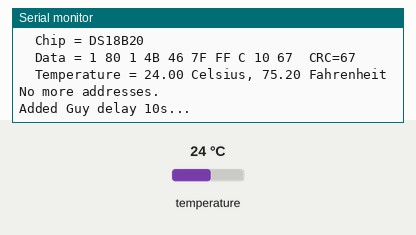
This sketch was run on a simulated Arduino Uno, built with avr-gcc and run on an emulated ATmega328P. Parts: the last lines printed to the serial monitor. Inputs (shaded band) come from the test bench; at power-on: temperature 24 °C.

Above: at 12.4 s.
12.5 s: temperature set to 12 °C
At 22.4 s:
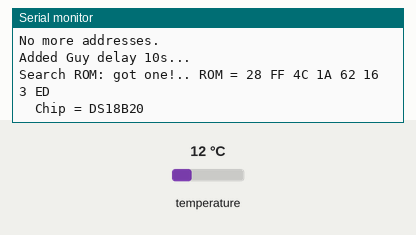
23.9 s: temperature set to 28 °C
At 34.5 s:
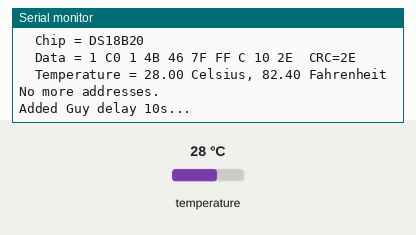
34.8 s: temperature set to 33 °C
At 44.8 s:
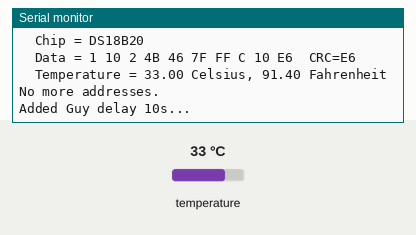
45.6 s: temperature set to 7 °C
At 56.1 s:
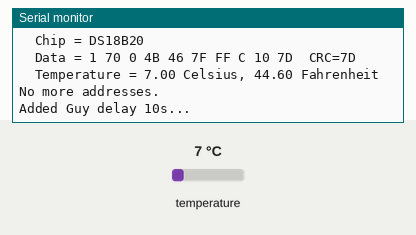
56.5 s: temperature set to 10 °C
At 67.0 s:
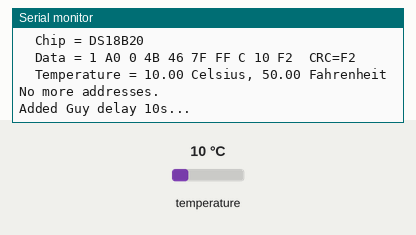
67.3 s: temperature set to 8 °C
At 77.7 s:
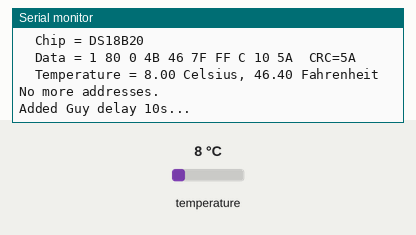
Timing chart, 0 to 79.2 s (numbered marks = the images above; inputs shaded):
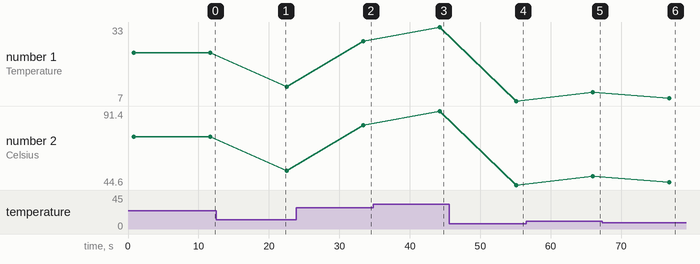

The sketch:

TestDS18B20_2_AlarmSearch.ino
```cpp
#include <OneWire.h>

// OneWire DS18S20, DS18B20, DS1822 Temperature Example
//
// http://www.pjrc.com/teensy/td_libs_OneWire.html
//
// The DallasTemperature library can do all this work for you!
// https://github.com/milesburton/Arduino-Temperature-Control-Library

OneWire  ds(10);  // on pin 10 (a 4.7K resistor is necessary)

void setup(void) {
  Serial.begin(9600);
}

void loop(void) {
  byte i;
  byte present = 0;
  byte type_s;
  byte data[12];
  byte addr[8];
  float celsius, fahrenheit;


  ds.reset();   // add Guy to give a pulse to trigger logic analyser
  delay(2);     // 1 should be enought (2x 480us) but to be sure


  if ( !ds.search(addr, 0)) {             // Guy added 0 (False to do conditional search)
    Serial.println("No more addresses.");
    //  Serial.println();
    ds.reset_search();
    Serial.println("Added Guy delay 10s...");
    Serial.println();
    delay(10000);
    return;
  }
  else {
    Serial.print("Search ROM: got one!.. ");
  }

  Serial.print("ROM =");
  for( i = 0; i < 8; i++) {
    Serial.write(' ');
    Serial.print(addr[i], HEX);
  }

  if (OneWire::crc8(addr, 7) != addr[7]) {
      Serial.println("CRC is not valid!");
      return;
  }
  Serial.println();

  // the first ROM byte indicates which chip
  switch (addr[0]) {
    case 0x10:
      Serial.println("  Chip = DS18S20");  // or old DS1820
      type_s = 1;
      break;
    case 0x28:
      Serial.println("  Chip = DS18B20");
      type_s = 0;
      break;
    case 0x22:
      Serial.println("  Chip = DS1822");
      type_s = 0;
      break;
    default:
      Serial.println("Device is not a DS18x20 family device.");
      return;
  }

  ds.reset();
  ds.select(addr);
  ds.write(0x44, 1);        // start conversion, with parasite power on at the end

  delay(750);     // maybe 750ms is enough, maybe not  YES Guy enough
  // we might do a ds.depower() here, but the reset will take care of it.

  present = ds.reset();
  ds.select(addr);
  ds.write(0xBE);         // Read Scratchpad

  Serial.print("  Data = ");
  Serial.print(present, HEX);
  Serial.print(" ");
  for ( i = 0; i < 9; i++) {           // we need 9 bytes
    data[i] = ds.read();
    Serial.print(data[i], HEX);
    Serial.print(" ");
  }
  Serial.print(" CRC=");
  Serial.print(OneWire::crc8(data, 8), HEX);
  Serial.println();

  // Convert the data to actual temperature
  // because the result is a 16 bit signed integer, it should
  // be stored to an "int16_t" type, which is always 16 bits
  // even when compiled on a 32 bit processor.
  int16_t raw = (data[1] << 8) | data[0];
  if (type_s) {
    raw = raw << 3; // 9 bit resolution default
    if (data[7] == 0x10) {
      // "count remain" gives full 12 bit resolution
      raw = (raw & 0xFFF0) + 12 - data[6];
    }
  } else {
    byte cfg = (data[4] & 0x60);
    // at lower res, the low bits are undefined, so let's zero them
    if (cfg == 0x00) raw = raw & ~7;  // 9 bit resolution, 93.75 ms
    else if (cfg == 0x20) raw = raw & ~3; // 10 bit res, 187.5 ms
    else if (cfg == 0x40) raw = raw & ~1; // 11 bit res, 375 ms
    //// default is 12 bit resolution, 750 ms conversion time
  }
  celsius = (float)raw / 16.0;
  fahrenheit = celsius * 1.8 + 32.0;
  Serial.print("  Temperature = ");
  Serial.print(celsius);
  Serial.print(" Celsius, ");
  Serial.print(fahrenheit);
  Serial.println(" Fahrenheit");
}
```

Measured:
- after the input at 23.9 s, the serial monitor: prints a new line after 9.4 s (image 2)
- after the input at 34.8 s, the serial monitor: prints a new line after 9.4 s (image 3)
- after the input at 45.6 s, the serial monitor: prints a new line after 9.4 s (image 4)
- after the input at 56.5 s, the serial monitor: prints a new line after 9.4 s (image 5)
- after the input at 67.3 s, the serial monitor: prints a new line after 9.4 s (image 6)
- plotted number 1: 24 → 12 after the input at 12.5 s, 28 → 33 after the input at 34.8 s, 10 → 8 after the input at 67.3 s
- plotted number 2: 75.2 → 53.6 after the input at 12.5 s, 53.6 → 82.4 after the input at 23.9 s, 82.4 → 91.4 after the input at 34.8 s, 91.4 → 44.6 after the input at 45.6 s, 44.6 → 50 after the input at 56.5 s
